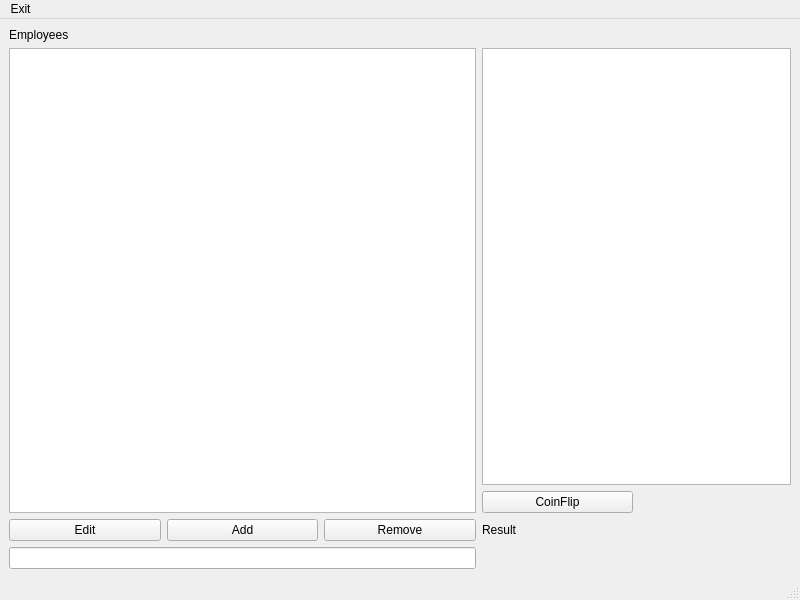
<?xml version="1.0" encoding="UTF-8"?>
<ui version="4.0">
 <class>MainWindow</class>
 <widget class="QMainWindow" name="MainWindow">
  <property name="geometry">
   <rect>
    <x>0</x>
    <y>0</y>
    <width>800</width>
    <height>600</height>
   </rect>
  </property>
  <property name="windowTitle">
   <string>MainWindow</string>
  </property>
  <widget class="QWidget" name="centralwidget">
   <layout class="QGridLayout" name="gridLayout">
    <item row="0" column="0" colspan="2">
     <widget class="QLabel" name="label">
      <property name="text">
       <string>Employees</string>
      </property>
     </widget>
    </item>
    <item row="1" column="0" rowspan="2" colspan="3">
     <widget class="QListWidget" name="listWidget"/>
    </item>
    <item row="1" column="3" colspan="2">
     <widget class="QListWidget" name="tosslst"/>
    </item>
    <item row="2" column="3">
     <widget class="QPushButton" name="coinflipbtn">
      <property name="text">
       <string>CoinFlip</string>
      </property>
     </widget>
    </item>
    <item row="3" column="0">
     <widget class="QPushButton" name="editemployeebtn">
      <property name="text">
       <string>Edit</string>
      </property>
     </widget>
    </item>
    <item row="3" column="1">
     <widget class="QPushButton" name="employeeaddbtn">
      <property name="text">
       <string>Add</string>
      </property>
     </widget>
    </item>
    <item row="3" column="2">
     <widget class="QPushButton" name="employeermbtn">
      <property name="text">
       <string>Remove</string>
      </property>
     </widget>
    </item>
    <item row="4" column="0" colspan="3">
     <widget class="QLineEdit" name="lineEdit"/>
    </item>
    <item row="3" column="3" colspan="2">
     <widget class="QLabel" name="label_2">
      <property name="text">
       <string>Result</string>
      </property>
     </widget>
    </item>
   </layout>
  </widget>
  <widget class="QMenuBar" name="menubar">
   <property name="geometry">
    <rect>
     <x>0</x>
     <y>0</y>
     <width>800</width>
     <height>31</height>
    </rect>
   </property>
   <widget class="QMenu" name="menuExit">
    <property name="title">
     <string>Exit</string>
    </property>
   </widget>
   <addaction name="menuExit"/>
  </widget>
  <widget class="QStatusBar" name="statusbar"/>
 </widget>
 <resources/>
 <connections/>
</ui>
